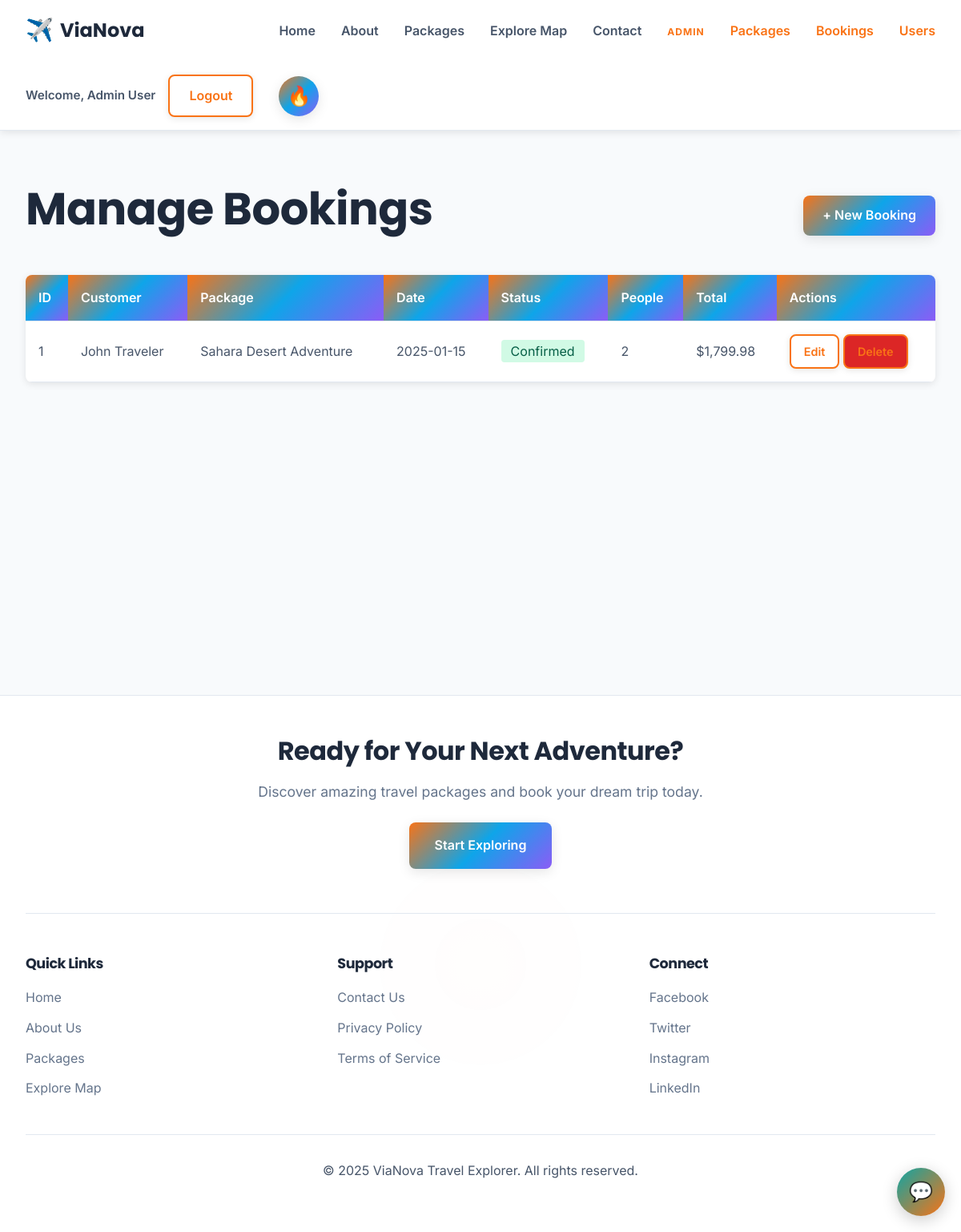
/admin/bookings/read.php (signed in), run on the app's committed database.
### tables this page shows
CREATE TABLE bookings (
  id INT AUTO_INCREMENT PRIMARY KEY,
  user_id INT,
  package_id INT,
  booking_date DATE NOT NULL,
  status ENUM('pending', 'confirmed', 'cancelled') DEFAULT 'pending',
  number_of_people INT DEFAULT 1,
  total_price DECIMAL(10, 2),
  created_at TIMESTAMP DEFAULT CURRENT_TIMESTAMP,
  FOREIGN KEY (user_id) REFERENCES users(id) ON DELETE CASCADE,
  FOREIGN KEY (package_id) REFERENCES packages(id) ON DELETE CASCADE
);

CREATE TABLE users (
  id INT AUTO_INCREMENT PRIMARY KEY,
  name VARCHAR(100) NOT NULL,
  email VARCHAR(100) UNIQUE NOT NULL,
  password VARCHAR(100) NOT NULL,  
  role ENUM('admin', 'user') DEFAULT 'user',
  created_at TIMESTAMP DEFAULT CURRENT_TIMESTAMP
);

CREATE TABLE packages (
  id INT AUTO_INCREMENT PRIMARY KEY,
  title VARCHAR(150) NOT NULL,
  description TEXT,
  price DECIMAL(10, 2) NOT NULL,
  image VARCHAR(255),
  duration_days INT,
  destination VARCHAR(100),
  created_at TIMESTAMP DEFAULT CURRENT_TIMESTAMP
);

### admin/bookings/read.php (the view, shortened to what this page needs)
<?php
require_once('../../config/db.php');
$bookings_query = "SELECT b.id, u.name as user_name, p.title as package_title, b.booking_date, b.status, b.number_of_people, b.total_price
                   FROM bookings b
                   JOIN users u ON b.user_id = u.id
                   JOIN packages p ON b.package_id = p.id
                   ORDER BY b.id DESC";
$bookings_result = $conn->query($bookings_query);
$bookings = [];
if ($bookings_result) {
    while ($row = $bookings_result->fetch_assoc()) {
        $bookings[] = $row;
    }
}
include_once('../../includes/header.php');
?>
<?php include_once('../../includes/navbar.php'); ?>
<section class="section" style="min-height: 80vh;">
    <div style="max-width: 1200px; margin: 0 auto;">
        <div style="display: flex; justify-content: space-between; align-items: center; margin-bottom: 2rem;">
            <h1>Manage Bookings</h1>
            <a href="create.php" class="btn btn-primary">+ New Booking</a>
        </div>
        <?php if (empty($bookings)): ?>
            <div style="background: white; padding: 2rem; border-radius: 1rem; text-align: center;">
                <p style="color: #9ca3af; margin-bottom: 1rem;">No bookings found.</p>
                <a href="create.php" class="btn btn-primary">Create your first booking</a>
            </div>
        <?php else: ?>
            <table role="grid" aria-label="Bookings list">
                <thead>
                    <tr>
                        <th scope="col">ID</th>
                        <th scope="col">Customer</th>
                        <th scope="col">Package</th>
                        <th scope="col">Date</th>
                        <th scope="col">Status</th>
                        <th scope="col">People</th>
                        <th scope="col">Total</th>
                        <th scope="col">Actions</th>
                    </tr>
                </thead>
                <tbody>
                    <?php foreach ($bookings as $booking): ?>
                        <tr>
                            <td><?php echo htmlspecialchars($booking['id']); ?></td>
                            <td><?php echo htmlspecialchars($booking['user_name']); ?></td>
                            <td><?php echo htmlspecialchars($booking['package_title']); ?></td>
                            <td><?php echo htmlspecialchars($booking['booking_date']); ?></td>
                            <td>
                                <span style="padding: 0.25rem 0.75rem; border-radius: 0.25rem; background: <?php echo $booking['status'] === 'confirmed' ? '#d1fae5' : ($booking['status'] === 'pending' ? '#fef3c7' : '#fee2e2'); ?>; color: <?php echo $booking['status'] === 'confirmed' ? '#065f46' : ($booking['status'] === 'pending' ? '#92400e' : '#991b1b'); ?>;">
                                    <?php echo htmlspecialchars(ucfirst($booking['status'])); ?>
                                </span>
                            </td>
                            <td><?php echo htmlspecialchars($booking['number_of_people']); ?></td>
                            <td>$<?php echo htmlspecialchars(number_format($booking['total_price'], 2)); ?></td>
                            <td>
                                <a href="update.php?id=<?php echo htmlspecialchars($booking['id']); ?>" class="btn btn-secondary" style="padding: 0.5rem 1rem; font-size: 0.9rem;">Edit</a>
                                <a href="delete.php?id=<?php echo htmlspecialchars($booking['id']); ?>" class="btn btn-secondary" style="padding: 0.5rem 1rem; font-size: 0.9rem; background-color: #dc2626;">Delete</a>
                            </td>
                        </tr>
                    <?php endforeach; ?>
                </tbody>
            </table>
        <?php endif; ?>
    </div>
</section>
<?php include_once('../../includes/footer.php'); ?>

### style.css (style rules this page uses)
:root { --bg-primary: #f8fafc; --bg-secondary: #ffffff; --bg-card: #ffffff; --bg-input: #f1f5f9; --text-primary: #1e293b; --text-secondary: #475569; --text-muted: #64748b; --accent-primary: #f97316; --accent-teal: #0ea5e9; --accent-orange: #f97316; --border-color: #e2e8f0; --shadow-color: rgba(0, 0, 0, 0.1); --gradient-main: linear-gradient(135deg, #f97316 0%, #0ea5e9 50%, #8b5cf6 100%); --gradient-hero: linear-gradient(135deg, rgba(248, 250, 252, 0.9) 0%, rgba(241, 245, 249, 0.8) 100%); --font-heading: 'Poppins', sans-serif; --font-body: 'Inter', sans-serif; --transition-default: all 0.3s cubic-bezier(0.4, 0, 0.2, 1); }
* { margin: 0; padding: 0; box-sizing: border-box; }
html { scroll-behavior: smooth; }
body { font-family: var(--font-body); background-color: var(--bg-primary); color: var(--text-primary); line-height: 1.6; transition: background-color 0.4s ease, color 0.4s ease; }
h1, h2, h3, h4, h5, h6 { font-family: var(--font-heading); font-weight: 700; margin-bottom: 1rem; letter-spacing: -0.5px; color: var(--text-primary); transition: color 0.4s ease; }
h1 { font-size: 3.5rem; line-height: 1.2; }
a { color: var(--accent-teal); text-decoration: none; transition: var(--transition-default); }
.btn { padding: 0.75rem 1.5rem; border: none; border-radius: 0.5rem; font-family: var(--font-body); font-size: 1rem; font-weight: 600; cursor: pointer; transition: var(--transition-default); text-decoration: none; display: inline-block; text-align: center; }
.btn-primary { background: var(--gradient-main); color: white; box-shadow: 0 4px 15px var(--shadow-color); position: relative; overflow: hidden; }
.btn-primary::before { content: ''; position: absolute; top: 0; left: -100%; width: 100%; height: 100%; background: linear-gradient(90deg, transparent, rgba(255,255,255,0.2), transparent); transition: left 0.5s; }
.btn-secondary { background-color: var(--bg-secondary); border: 2px solid var(--accent-primary); color: var(--accent-primary); box-shadow: 0 2px 8px var(--shadow-color); transition: var(--transition-default); }
.section { padding: 4rem 2rem; max-width: 1200px; margin: 0 auto; }
table { width: 100%; border-collapse: collapse; background: var(--bg-card); border-radius: 0.5rem; overflow: hidden; box-shadow: 0 2px 10px var(--shadow-color); }
th, td { padding: 1rem; text-align: left; border-bottom: 1px solid var(--border-color); }
th { background: var(--gradient-main); color: white; font-weight: 600; }
td { color: var(--text-secondary); }

### data on the page
bookings: id "1", user.name "John Traveler", package.title "Sahara Desert Adventure", booking_date "2025-01-15", status "Confirmed", number_of_people "2", total_price "1,799.98"

### other printed values
$_SESSION['user'] "Admin User"
